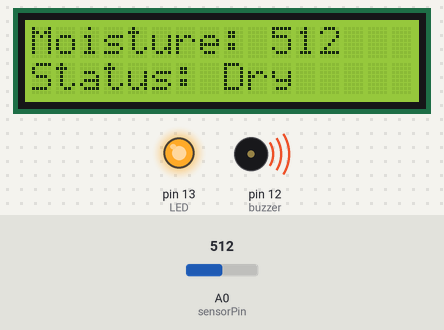
This sketch was run on a simulated Arduino Uno, built with avr-gcc and run on an emulated ATmega328P. Parts: 16×2 character LCD, output pins drawn as LEDs (lit = HIGH), buzzer (waves = sounding, pin HIGH). Inputs (shaded band) come from the test bench; at power-on: A0 (sensorPin) = 512. What the sketch prints to the serial monitor is not drawn.

Above: at 1.2 s.
1.3 s: A0 (sensorPin) set to 410
At 2.9 s:
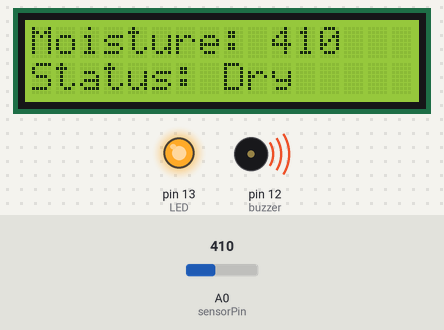
3.6 s: A0 (sensorPin) set to 384
At 5.4 s:
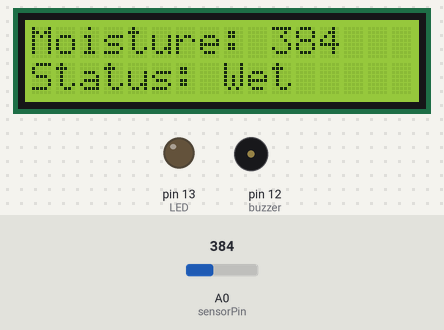
5.7 s: A0 (sensorPin) set to 306
At 7.0 s:
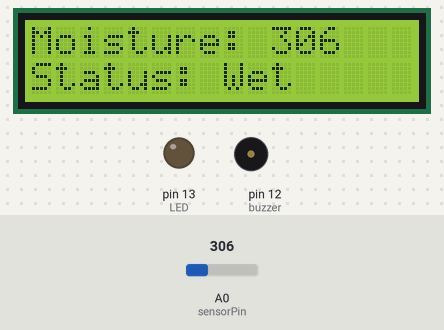
Timing chart, 0 to 8.7 s (numbered marks = the images above; inputs shaded):
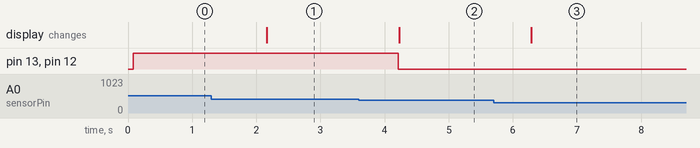

The sketch:

soil_moisture.ino
```cpp
#include <Wire.h>
#include <LiquidCrystal_I2C.h>

int sensorPin = A0;
int LED = 13;
int buzzer = 12;

// Create LCD object at I2C address 0x27 (change to 0x3F if needed)
LiquidCrystal_I2C lcd(0x27, 16, 2);  // 16 columns, 2 rows

void setup() {
  Serial.begin(9600);
  pinMode(LED, OUTPUT);
  pinMode(buzzer, OUTPUT);

  lcd.init();         // Initialize LCD
  lcd.backlight();     // Turn on backlight
  lcd.clear();         // Clear screen
}

void loop() {
  int sensorValue = analogRead(sensorPin);

  Serial.print("Moisture Level: ");
  Serial.println(sensorValue);

  lcd.setCursor(0, 0);
  lcd.print("Moisture: ");
  lcd.print(sensorValue);
  lcd.print("   ");  // Clear remaining digits

  if (sensorValue < 400) {
    Serial.println("Soil is WET");
    digitalWrite(LED, LOW);
    digitalWrite(buzzer, LOW);
    lcd.setCursor(0, 1);
    lcd.print("Status: Wet     ");
  } else {
    Serial.println("Soil is DRY");
    digitalWrite(LED, HIGH);
    digitalWrite(buzzer, HIGH);
    lcd.setCursor(0, 1);
    lcd.print("Status: Dry     ");
  }

  delay(1000);
}
```

Measured:
- the behaviour switches between 400 and 399 on A0 (sensorPin) (found by bisection; images 1 and 2)
- after the input at 1.3 s, the display: changes after 0.86 s (image 1)
- after the input at 3.6 s, pin 13 (LED), pin 12 (buzzer): HIGH → LOW after 0.61 s; the display: changes after 0.63 s (image 2)
- after the input at 5.7 s, the display: changes after 0.59 s (image 3)
